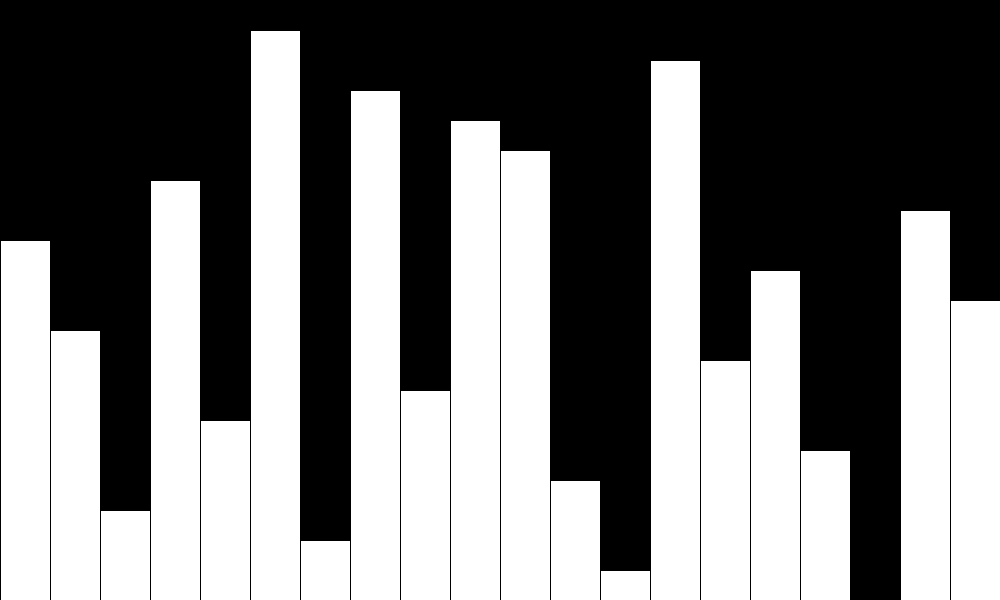
Frame 1 (no input)
Frame 60 (the mouse pressed at the canvas centre just before this capture): identical to frame 1, image omitted
Frame 120 (the mouse held since frame 60 and released just before this capture): identical to frame 1, image omitted

The Processing sketch that drew this single still picture (run headless with seeded random() and noise(); from frame 60 on, the mouse is pressed at the canvas centre):

// Processing sketch: Combined
// ── Combined.pde
int[] arr, arr2;

boolean sorting = false, 
  bubbleSorting = false, 
  selectionSorting = false, 
  insertionSorting = false;

int i, j, rectWidth, winningIndex;

float t;

void setup()
{
  size(1000, 600);
  background(0);

  textSize(50);

  arr = new int[20];
  arr2 = new int[arr.length];

  rectWidth = width / arr.length;

  populateArr();
  scrambleArr(arr.length * 5);
  drawArr(false);
}

void draw()
{
  if (keyPressed)
  {
    // Populate each sort tag with the correct i and j start values
    /*
    
     b - bubble
     s - selection
     i - insertion
     r - randomize
     
     */
    if (!sorting) {
      if (key == 'b')
      {
        sorting = true;
        bubbleSorting = true;
        i = arr.length - 1;
        j = 0;
        t = millis();
      } else if (key == 's')
      {
        sorting = true;
        selectionSorting = true;
        i = arr.length - 1;
        j = 0;
        winningIndex = 0;
        t = millis();
      } else if (key == 'i')
      {
        sorting = true;
        insertionSorting = true;
        i = 0;
        j = 0;
        t = millis();
      } else if (key == 'r')
      {
        scrambleArr(arr.length * 5);
        drawArr(false);
      }
    }
  } else
  {
    /* BUBBLE START */
    if (bubbleSorting)
    {
      if (i >= 0)
      {        
        if (arr[j] > arr[j+1])
        {
          // swap array elements
          int temp = arr[j];
          arr[j] = arr[j+1];
          arr[j+1] = temp;

          drawArr(false);

          // redraw them swapped
          fill(255, 0, 0);
          rect(j*rectWidth, height, rectWidth, -arr[j]);
          rect((j+1)*rectWidth, height, rectWidth, -arr[j+1]);
          fill(255);
        }
        if (j < i)
        {
          j++;
        }
        if (j == i)
        {
          j = 0;
          i--;
        }
      } else
      {
        drawArr(false);
        fill(255, 0, 0);
        text("Time to bubbleSort: " + (millis() - t), 20, 50);
        fill(255);
        sorting = false;
        bubbleSorting = false;
      }
    }
    /* BUBBLE END */

    /* SELECTION START */
    if (selectionSorting)
    {
      if (i >= 0)
      {
        if (arr[j] > arr[winningIndex])
        {
          fill(255, 0, 0);
          rect(j*rectWidth, height, rectWidth, -arr[j]);
          fill(255);
          rect(winningIndex*rectWidth, height, rectWidth, -arr[winningIndex]);
          winningIndex = j;
        }
        if (j == i)
        {
          // swap array elements
          int temp = arr[j];
          arr[j] = arr[winningIndex];
          arr[winningIndex] = temp;

          drawArr(false);

          // reset indices
          winningIndex = 0;
          j = 0;
          i--;
        }
        if (j < i)
        {
          j++;
        }
      } else
      {
        fill(255, 0, 0);
        text("Time to selectionSort: " + (millis() - t), 20, 50);
        fill(255);
        sorting = false;
        selectionSorting = false;
      }
    }
    /* SELECTION END */

    /* INSERTION START */
    if (insertionSorting)
    {

      if (i < arr.length)
      {
        arr2[i] = arr[i];
        j = i;
        while (j != 0 && arr2[j] < arr2[j - 1])
        {
          // swap array elements
          int temp = arr2[j];
          arr2[j] = arr2[j - 1];
          arr2[j - 1] = temp;
          j--;
        }
        drawArr(true);
        drawArr2();
        fill(255, 0, 0);
        rect(i*rectWidth, height / 2, rectWidth, -arr[i] / 2);
        fill(255);
        i++;
      } else
      {
        fill(255, 0, 0);
        text("Time to insertionSort: " + (millis() - t), 20, 50);
        fill(255);
        sorting = false;
        insertionSorting = false;
      }
    }
    /* INSERTION END */
  }
}

// fill array with 1 to arr.length - mapped to height
void populateArr()
{
  for (int i = 0; i < arr.length; i++)
  {
    arr[i] = (int)map(i, 0, arr.length, 0, height);
  }
}

// draw the array
void drawArr(boolean split)
{
  background(0);
  if (!split)
  {
    for (int i = 0; i < arr.length; i++)
      rect(rectWidth * i, height, rectWidth, -arr[i]);
  } else
  {
    for (int i = 0; i < arr.length; i++)
      rect(rectWidth * i, height / 2, rectWidth, -arr[i] / 2);
  }
}

void drawArr2()
{
  for (int i = 0; i < arr2.length; i++)
    rect(rectWidth * i, height, rectWidth, -arr2[i] / 2);
}

// randomly scramble
void scrambleArr(int complexity)
{
  int r1, r2, temp;
  for (int i = 0; i < complexity; i++)
  {
    r1 = (int)random(0, arr.length);
    r2 = (int)random(0, arr.length);

    temp = arr[r1];
    arr[r1] = arr[r2];
    arr[r2] = temp;
  }
}
